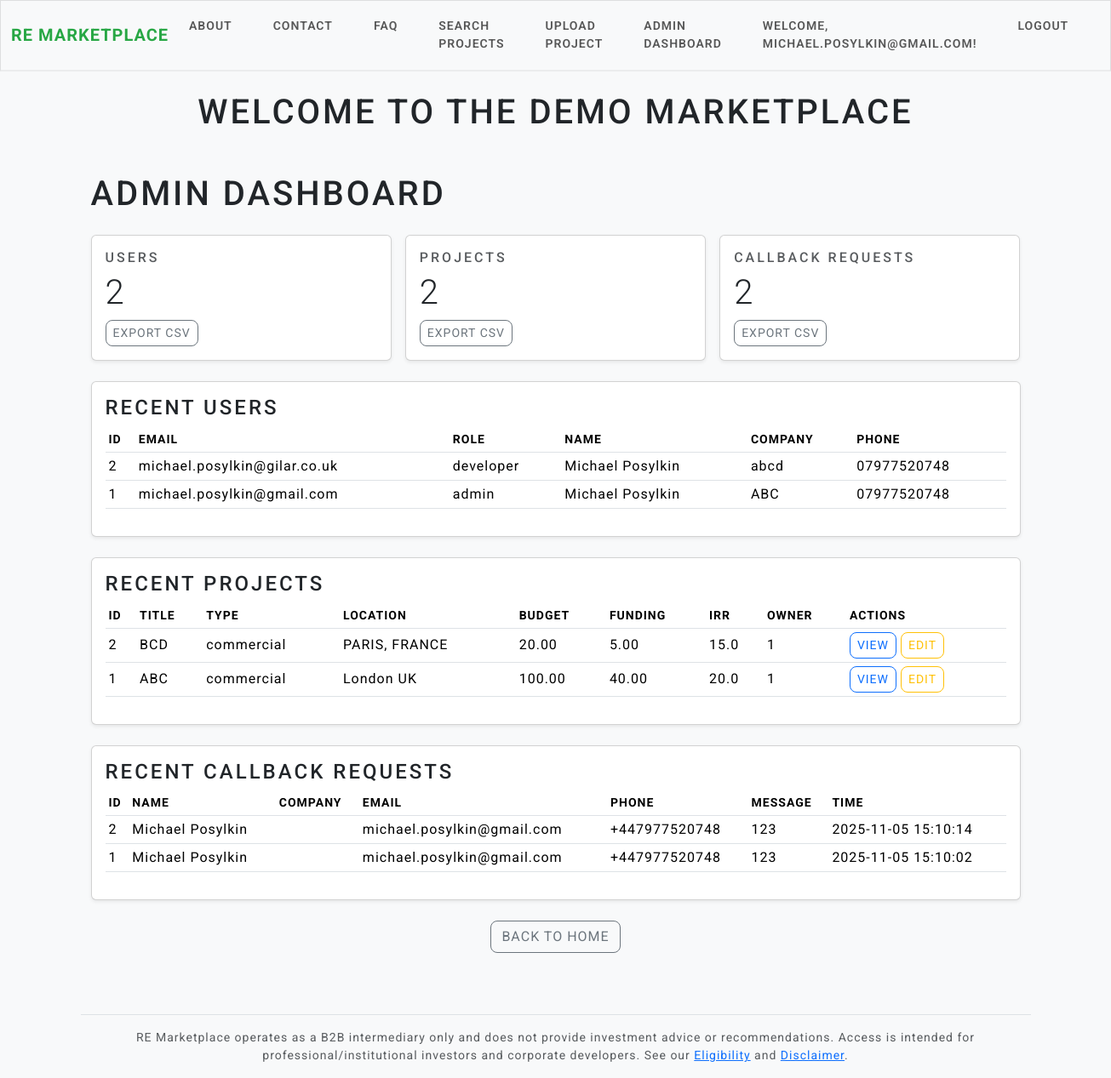
The app's page /admin-dashboard (signed in), older data.
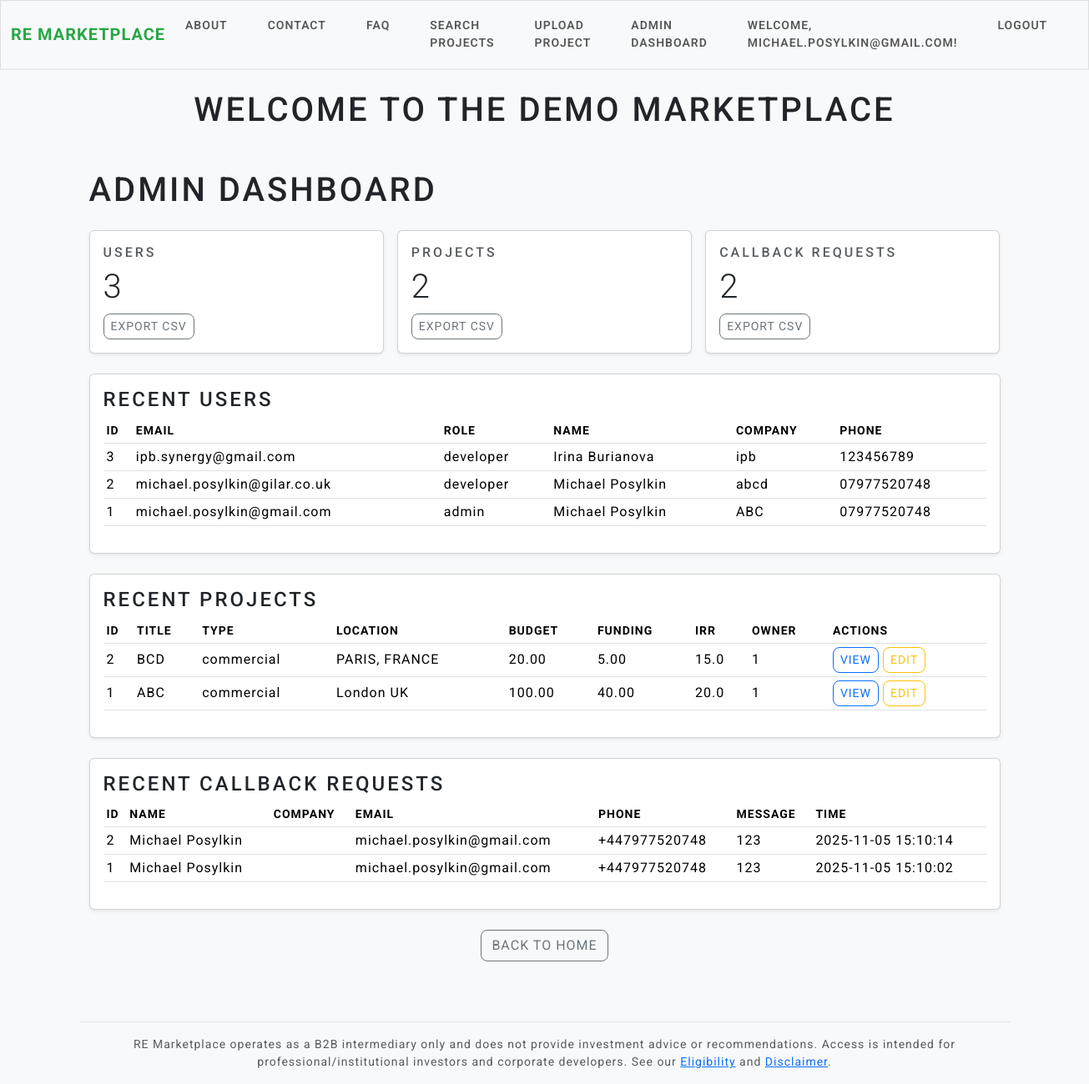
The same page, newer data.
### models.py (models this page shows, shortened)
class User(UserMixin, db.Model):  # UserMixin adds login features
    id = db.Column(db.Integer, primary_key=True)
    email = db.Column(db.String(150), unique=True, nullable=False)
    password_hash = db.Column(db.String(150), nullable=False)
    role = db.Column(db.String(20), default='developer')  # 'developer' or 'investor'
    company_name = db.Column(db.String(150), nullable=True)
    position_in_company = db.Column(db.String(50), nullable=True)
    company_website = db.Column(db.String(255), nullable=True)
    company_address = db.Column(db.String(300), nullable=True)
    phone = db.Column(db.String(30), nullable=True)
    first_name = db.Column(db.String(100), nullable=True)
    surname = db.Column(db.String(100), nullable=True)
    aum = db.Column(db.Float, nullable=True)  # in millions or your preferred unit
    projects = db.relationship('Project', backref='owner', lazy=True)

class Project(db.Model):
    id = db.Column(db.Integer, primary_key=True)
    title = db.Column(db.String(200), nullable=False)
    description = db.Column(db.Text, nullable=False)
    project_type = db.Column(db.String(50), default='commercial')  # e.g., 'residential', 'commercial'
    budget = db.Column(db.Float, nullable=False)
    funding = db.Column(db.Float, nullable=False)
    duration = db.Column(db.Integer, nullable=True)
    irr = db.Column(db.Float, nullable=False)
    location = db.Column(db.String(100), nullable=False)
    risk_level = db.Column(db.Integer, default=5)  # 1-10 scale
    secured = db.Column(db.String(50), default='mezz')
    attachment_path = db.Column(db.String(300))
    timeline = db.Column(db.String(200), nullable=True)
    exit_strategy = db.Column(db.String(200), nullable=True)
    developer_tr = db.Column(db.String(200), nullable=True)
    website = db.Column(db.String(200), nullable=True)
    preapproved_facility = db.Column(db.String(100), nullable=True)
    brand_partnership = db.Column(db.String(100), nullable=True)
    MOIC_EM = db.Column(db.Float, nullable=True)
    sponsor_equity = db.Column(db.Float, nullable=False)
    location_type = db.Column(db.String(50), default='prime') # e.g., 'prime', 'non-prime'
    user_id = db.Column(db.Integer, db.ForeignKey('user.id'), nullable=False)  # New: Links to user

class CallbackRequest(db.Model):
    id = db.Column(db.Integer, primary_key=True)
    name = db.Column(db.String(100), nullable=False)
    company = db.Column(db.String(100))
    email = db.Column(db.String(120))
    phone = db.Column(db.String(50), nullable=False)
    message = db.Column(db.Text)
    timestamp = db.Column(db.DateTime, default=db.func.now())

### app.py (the view)
@app.route("/admin-dashboard")
@login_required
def admin_dashboard():
    if getattr(current_user, "role", "") != "admin":
        flash("Admin only.", "warning")
        return redirect(url_for("home"))
    users_count = db.session.query(func.count(User.id)).scalar()
    projects_count = db.session.query(func.count(Project.id)).scalar()
    try:
        callbacks_count = db.session.query(func.count(CallbackRequest.id)).scalar()
    except Exception:
        callbacks_count = 0
    recent_users = User.query.order_by(desc(User.id)).limit(10).all()
    recent_projects = Project.query.order_by(desc(Project.id)).limit(10).all()
    try:
        recent_callbacks = CallbackRequest.query.order_by(desc(CallbackRequest.timestamp)).limit(10).all()
    except Exception:
        recent_callbacks = []
    return render_template(
        "admin_dashboard.html",
        users_count=users_count,
        projects_count=projects_count,
        callbacks_count=callbacks_count,
        recent_users=recent_users,
        recent_projects=recent_projects,
        recent_callbacks=recent_callbacks,
    )

### app.py (called while the page is built)
@login_manager.user_loader
def load_user(user_id):
    return User.query.get(int(user_id))

### templates/admin_dashboard.html (shortened to what this page needs)
{% extends "base.html" %}
{% block content %}
<div class="container py-4">
  <h1 class="mb-4">Admin Dashboard</h1>
  <div class="row g-3 mb-4">
    <div class="col-md-4">
      <div class="card shadow-sm h-100">
        <div class="card-body">
          <h6 class="text-muted text-uppercase">Users</h6>
          <div class="display-6">{{ users_count }}</div>
          <a href="{{ url_for('export_users_csv') }}" class="btn btn-sm btn-outline-secondary mt-2">Export CSV</a>
        </div>
      </div>
    </div>
    <div class="col-md-4">
      <div class="card shadow-sm h-100">
        <div class="card-body">
          <h6 class="text-muted text-uppercase">Projects</h6>
          <div class="display-6">{{ projects_count }}</div>
          <a href="{{ url_for('export_projects_csv') }}" class="btn btn-sm btn-outline-secondary mt-2">Export CSV</a>
        </div>
      </div>
    </div>
    <div class="col-md-4">
      <div class="card shadow-sm h-100">
        <div class="card-body">
          <h6 class="text-muted text-uppercase">Callback Requests</h6>
          <div class="display-6">{{ callbacks_count }}</div>
          <a href="{{ url_for('export_callbacks_csv') }}" class="btn btn-sm btn-outline-secondary mt-2">Export CSV</a>
        </div>
      </div>
    </div>
  </div>
  <div class="card mb-4 shadow-sm">
    <div class="card-body">
      <div class="d-flex justify-content-between align-items-center mb-2">
        <h4 class="card-title mb-0">Recent Users</h4>
      </div>
      <div class="table-responsive">
        <table class="table table-sm align-middle">
          <thead>
            <tr>
              <th>ID</th><th>Email</th><th>Role</th><th>Name</th><th>Company</th><th>Phone</th>
            </tr>
          </thead>
          <tbody>
            {% for u in recent_users %}
            <tr>
              <td>{{ u.id }}</td>
              <td>{{ u.email }}</td>
              <td>{{ u.role }}</td>
              <td>{{ (u.first_name or '') ~ ' ' ~ (u.surname or '') }}</td>
              <td>{{ u.company_name or '' }}</td>
              <td>{{ u.phone or '' }}</td>
            </tr>
            {% else %}
            <tr><td colspan="6" class="text-muted">No users.</td></tr>
            {% endfor %}
          </tbody>
        </table>
      </div>
    </div>
  </div>
  <div class="card mb-4 shadow-sm">
    <div class="card-body">
      <div class="d-flex justify-content-between align-items-center mb-2">
        <h4 class="card-title mb-0">Recent Projects</h4>
      </div>
      <div class="table-responsive">
        <table class="table table-sm align-middle">
          <thead>
            <tr>
              <th>ID</th><th>Title</th><th>Type</th><th>Location</th>
              <th>Budget</th><th>Funding</th><th>IRR</th><th>Owner</th><th>Actions</th>
            </tr>
          </thead>
          <tbody>
            {% for p in recent_projects %}
            <tr>
              <td>{{ p.id }}</td>
              <td>{{ p.title }}</td>
              <td>{{ p.project_type }}</td>
              <td>{{ p.location }}</td>
              <td>{{ "%.2f"|format(p.budget) if p.budget is not none }}</td>
              <td>{{ "%.2f"|format(p.funding) if p.funding is not none }}</td>
              <td>{{ "%.1f"|format(p.irr) if p.irr is not none }}</td>
              <td>{{ p.user_id }}</td>
              <td>
                <a class="btn btn-sm btn-outline-primary" href="{{ url_for('project_detail', project_id=p.id) }}">View</a>
                {% if current_user.is_authenticated and (current_user.role == 'admin' or current_user.id == p.user_id) %}
                  <a class="btn btn-sm btn-outline-warning" href="{{ url_for('edit_project', project_id=p.id) }}">Edit</a>
                {% endif %}
              </td>
            </tr>
            {% else %}
            <tr><td colspan="9" class="text-muted">No projects.</td></tr>
            {% endfor %}
          </tbody>
        </table>
      </div>
    </div>
  </div>
  <div class="card mb-4 shadow-sm">
    <div class="card-body">
      <div class="d-flex justify-content-between align-items-center mb-2">
        <h4 class="card-title mb-0">Recent Callback Requests</h4>
      </div>
      <div class="table-responsive">
        <table class="table table-sm align-middle">
          <thead>
            <tr>
              <th>ID</th><th>Name</th><th>Company</th><th>Email</th><th>Phone</th><th>Message</th><th>Time</th>
            </tr>
          </thead>
          <tbody>
            {% for c in recent_callbacks %}
            <tr>
              <td>{{ c.id }}</td>
              <td>{{ c.name }}</td>
              <td>{{ c.company or '' }}</td>
              <td>{{ c.email or '' }}</td>
              <td>{{ c.phone }}</td>
              <td>{{ (c.message or '')[:80] }}</td>
              <td>{{ c.timestamp }}</td>
            </tr>
            {% else %}
            <tr><td colspan="7" class="text-muted">No callback requests.</td></tr>
            {% endfor %}
          </tbody>
        </table>
      </div>
    </div>
  </div>
  <div class="text-center">
    <a href="{{ url_for('home') }}" class="btn btn-outline-secondary">Back to Home</a>
  </div>
</div>
{% endblock %}

### templates/base.html (shortened to what this page needs)
<!DOCTYPE html>
<html lang="en">
<head>
    <link rel="stylesheet" href="https://cdn.jsdelivr.net/npm/bootswatch@5.3.0/dist/lux/bootstrap.min.css">
    <link href="https://cdn.jsdelivr.net/npm/select2@4.1.0-rc.0/dist/css/select2.min.css" rel="stylesheet">
    <link rel="stylesheet" href="{{ url_for('static', filename='style.css') }}">
    <link href="https://cdn.jsdelivr.net/npm/bootstrap@5.3.2/dist/css/bootstrap.min.css" rel="stylesheet">
    <link href="https://cdn.jsdelivr.net/npm/select2@4.1.0-rc.0/dist/css/select2.min.css" rel="stylesheet">
</head>
<body>
    <nav class="navbar navbar-expand-lg navbar-light bg-light">
        <div class="container-fluid">
            <a class="navbar-brand" href="{{ url_for('home') }}">RE Marketplace</a>
            <div class="collapse navbar-collapse" id="navbarNav">
                <ul class="navbar-nav me-auto">
                    <li class="nav-item"><a class="nav-link" href="{{ url_for('about') }}">About</a></li>
                    <li class="nav-item"><a class="nav-link" href="{{ url_for('contact') }}">Contact</a></li>
                    <li class="nav-item"><a class="nav-link" href="{{ url_for('faq') }}">FAQ</a></li>
                    {% if current_user.is_authenticated %}
                        <li class="nav-item"><a class="nav-link" href="{{ url_for('search') }}">Search Projects</a></li>
                    {% endif %}
                    {% if current_user.is_authenticated and current_user.role == 'developer' or current_user.role == 'admin' %}
                        <li class="nav-item"><a class="nav-link" href="{{ url_for('upload') }}">Upload Project</a></li>
                    {% endif %}
                    {% if current_user.is_authenticated and current_user.role == 'admin' %}
                      <li class="nav-item">
                        <a class="nav-link" href="{{ url_for('admin_dashboard') }}">Admin Dashboard</a>
                      </li>
                    {% endif %}
                </ul>
                <ul class="navbar-nav">
                    {% if current_user.is_authenticated %}
                        <li class="nav-item"><span class="nav-link">Welcome, {{ current_user.email }}!</span></li>
                        <li class="nav-item"><a class="nav-link" href="{{ url_for('logout') }}">Logout</a></li>
                    {% else %}
                        <li class="nav-item"><a class="nav-link" href="{{ url_for('login') }}">Login</a></li>
                        <li class="nav-item"><a class="nav-link" href="{{ url_for('register') }}">Register</a></li>
                    {% endif %}
                </ul>
            </div>
        </div>
    </nav>
    <div class="container mt-4">
        <h1 class="text-center mb-4">Welcome to the Demo Marketplace</h1>
        {% block content %}{% endblock %}
        <footer class="border-top mt-5 py-3 small text-center text-muted">
          RE Marketplace operates as a B2B intermediary only and does not provide investment advice or recommendations.
          Access is intended for professional/institutional investors and corporate developers.
          See our <a href="{{ url_for('eligibility') }}">Eligibility</a> and <a href="{{ url_for('disclaimer') }}">Disclaimer</a>.
        </footer>
    </div>
</body>
</html>

### static/style.css (style rules this page uses)
body { background-color: #f8f9fa; font-family: 'Inter', 'Segoe UI', sans-serif; }
.card { border-radius: 1rem; box-shadow: 0 4px 8px rgba(0,0,0,0.05); }
.btn { border-radius: 8px !important; }
.table th { background-color: #f1f3f5; }
.navbar { border-bottom: 2px solid rgba(0,0,0,0.05); }

### templates/base.html (style rules this page uses)
body { font-family: 'Roboto', sans-serif; background-color: #f8f9fa; }
.navbar-brand { font-weight: 700; color: #28a745 !important; }

Row changes from the older to the newer data that the page shows:
added User: id "3", email "ipb.synergy@gmail.com", role "developer", first_name+surname "Irina Burianova", company_name "ipb", phone "123456789"
Text that changed along with them:
{{ users_count }}: "2" → "3"
